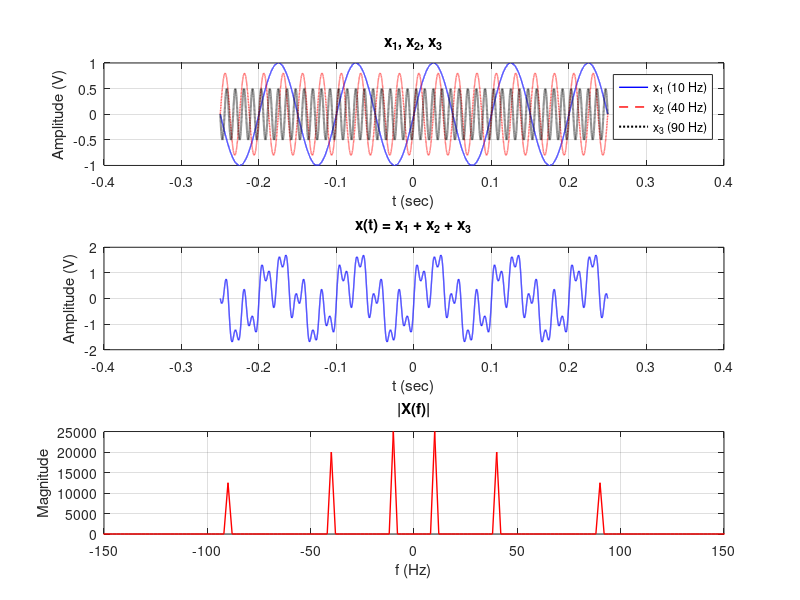

This chart was generated by the following MATLAB code: (Note: this script raises an error after producing the figure.)
clc; clear; close all;

fs = 100e3;
dt = 1/fs;
t = -0.25 : dt : 0.25-dt;

x1 = 1*sin(2*pi*10*t);
x2 = 0.8*sin(2*pi*40*t);
x3 = 0.5*sin(2*pi*90*t);
x = x1 + x2 + x3;

N = length(t);
f = (-N/2:N/2-1)*fs/N;
X = abs(fftshift(fft(x)));

figure
subplot(3,1,1)
plot(t, x1, 'b-', 'LineWidth', 1)
hold on
plot(t, x2, 'r--', 'LineWidth', 1)
plot(t, x3, 'k:', 'LineWidth', 1.5)
hold off
grid on
legend('x_1 (10 Hz)', 'x_2 (40 Hz)', 'x_3 (90 Hz)')
title('x_1, x_2, x_3')
xlabel('t (sec)')
ylabel('Amplitude (V)')

subplot(3,1,2)
plot(t, x, 'b', 'LineWidth', 1)
grid on
title('x(t) = x_1 + x_2 + x_3')
xlabel('t (sec)')
ylabel('Amplitude (V)')

subplot(3,1,3)
plot(f, X, 'r', 'LineWidth', 1)
grid on
xlim([-150 150])
title('|X(f)|')
xlabel('f (Hz)')
ylabel('Magnitude')

sgtitle('Lab 2 Q1: Sum of Sinusoids and Spectrum')
